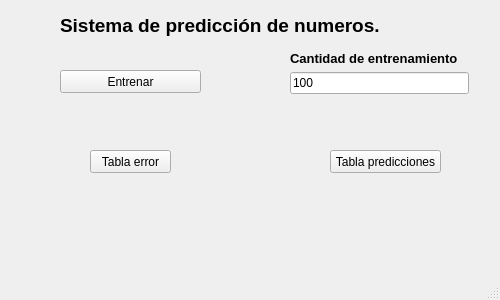
<?xml version="1.0" encoding="UTF-8"?>
<ui version="4.0">
 <class>MainWindow</class>
 <widget class="QMainWindow" name="MainWindow">
  <property name="geometry">
   <rect>
    <x>0</x>
    <y>0</y>
    <width>500</width>
    <height>300</height>
   </rect>
  </property>
  <property name="windowTitle">
   <string>MainWindow</string>
  </property>
  <widget class="QWidget" name="centralwidget">
   <widget class="QLabel" name="label">
    <property name="geometry">
     <rect>
      <x>60</x>
      <y>10</y>
      <width>341</width>
      <height>31</height>
     </rect>
    </property>
    <property name="font">
     <font>
      <pointsize>14</pointsize>
      <weight>75</weight>
      <bold>true</bold>
     </font>
    </property>
    <property name="text">
     <string>Sistema de predicción de numeros.</string>
    </property>
   </widget>
   <widget class="QPushButton" name="entrenar">
    <property name="geometry">
     <rect>
      <x>60</x>
      <y>70</y>
      <width>141</width>
      <height>23</height>
     </rect>
    </property>
    <property name="text">
     <string>Entrenar</string>
    </property>
   </widget>
   <widget class="QPushButton" name="errores">
    <property name="geometry">
     <rect>
      <x>90</x>
      <y>150</y>
      <width>81</width>
      <height>23</height>
     </rect>
    </property>
    <property name="text">
     <string>Tabla error</string>
    </property>
   </widget>
   <widget class="QPushButton" name="pushButton_3">
    <property name="geometry">
     <rect>
      <x>330</x>
      <y>150</y>
      <width>111</width>
      <height>23</height>
     </rect>
    </property>
    <property name="text">
     <string>Tabla predicciones</string>
    </property>
   </widget>
   <widget class="QWidget" name="">
    <property name="geometry">
     <rect>
      <x>290</x>
      <y>50</y>
      <width>179</width>
      <height>44</height>
     </rect>
    </property>
    <layout class="QVBoxLayout" name="verticalLayout">
     <item>
      <widget class="QLabel" name="label_2">
       <property name="font">
        <font>
         <pointsize>10</pointsize>
         <weight>75</weight>
         <bold>true</bold>
        </font>
       </property>
       <property name="text">
        <string>Cantidad de entrenamiento</string>
       </property>
      </widget>
     </item>
     <item>
      <widget class="QLineEdit" name="cant_entrenamiento">
       <property name="text">
        <string>100</string>
       </property>
      </widget>
     </item>
    </layout>
   </widget>
  </widget>
  <widget class="QMenuBar" name="menubar">
   <property name="geometry">
    <rect>
     <x>0</x>
     <y>0</y>
     <width>500</width>
     <height>21</height>
    </rect>
   </property>
  </widget>
  <widget class="QStatusBar" name="statusbar"/>
 </widget>
 <resources/>
 <connections/>
</ui>
